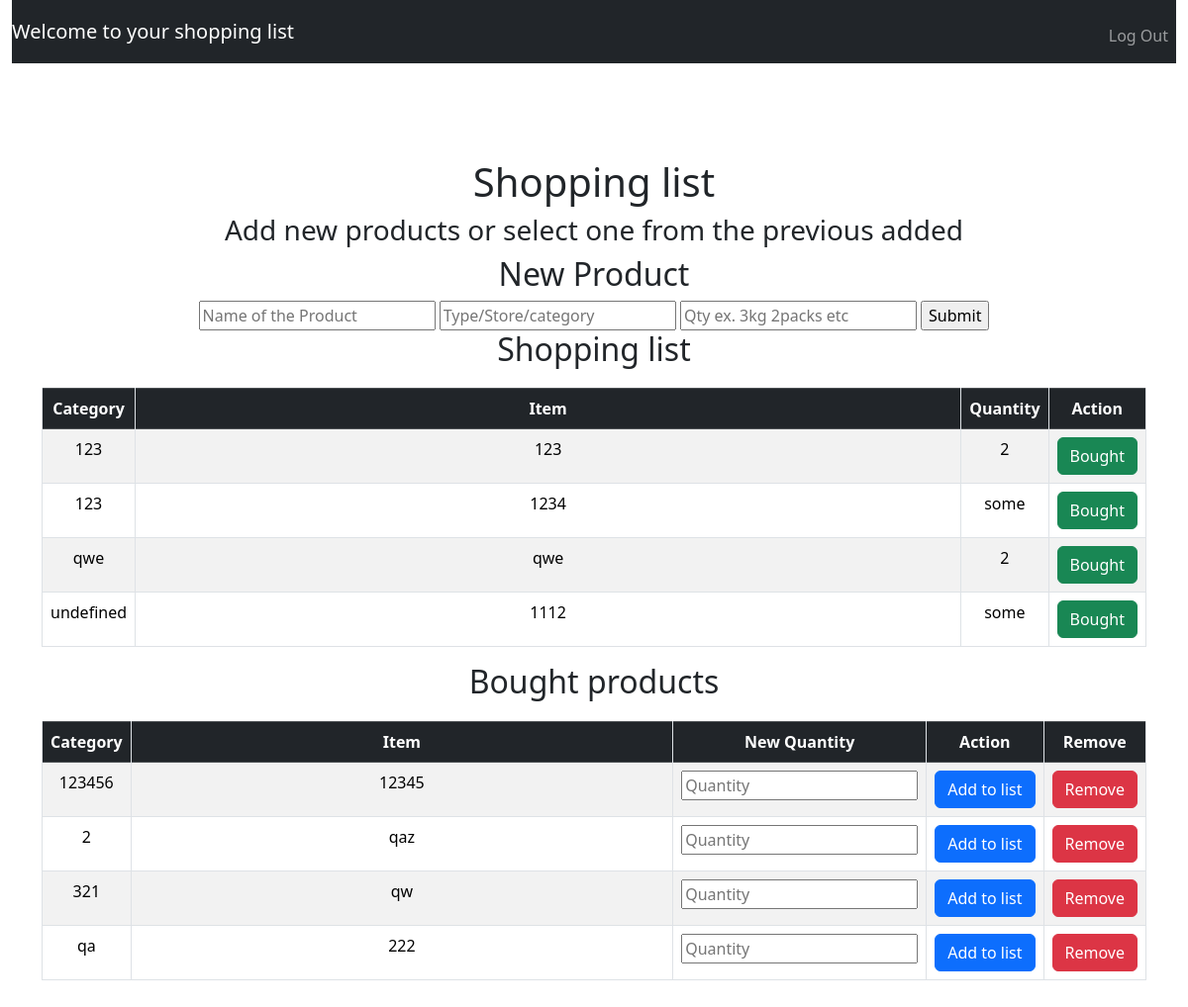
The page / (signed in) on the database its author committed.
### tables this page shows
CREATE TABLE items( id INTEGER PRIMARY KEY AUTOINCREMENT NOT NULL, user_id INTEGER NOT NULL, category_id INTEGER NOT NULL, item TEXT NOT NULL, qty TEXT NOT NULL,  FOREIGN KEY (user_id) REFERENCES users(id) FOREIGN KEY (category_id) REFERENCES category(id));

CREATE TABLE category( id INTEGER PRIMARY KEY AUTOINCREMENT NOT NULL, user_id INTEGER NOT NULL, category TEXT NOT NULL, FOREIGN KEY (user_id) REFERENCES users(id));

### app.py (the view)
@app.route("/", methods=["GET", "POST"])
@login_required
def index():
    if request.method == "POST":
        if 'new_item' in request.form:
            add_item=request.form.get("product")
            add_category=request.form.get("category")
            if not add_item:
                message = "Must provide item name"
                message_type = "warning"
                return redirect(url_for('index', message=message, message_type=message_type))
            if not add_category:
                add_category="undefined"
            add_quantity = request.form.get("quantity") if request.form.get("quantity") else "some"
            category_count = db.execute("SELECT COUNT(ID) FROM category WHERE UPPER(category) = UPPER(:category) AND user_id = :user_id",
                                        category=add_category, user_id=session["user_id"])[0]['COUNT(ID)']
            if  category_count == 0 :
                db.execute("INSERT INTO category (user_id, category) VALUES( :user_id, :category  )",
                       user_id= session["user_id"], category= add_category)
            cat_id = db.execute("SELECT id FROM category WHERE  UPPER(category)  =  UPPER(:category) AND user_id = :user_id"
                       ,category=add_category, user_id=session["user_id"] )[0]['id']
            item_count = db.execute("SELECT COUNT(ID) FROM items WHERE category_id = :cat_id AND user_id = :user_id AND UPPER(item) = UPPER(:item)",
                                    cat_id=cat_id, user_id=session["user_id"], item=add_item)[0]['COUNT(ID)']
            if item_count != 0:
                db.execute("UPDATE items SET qty = :qty WHERE  category_id  =  :category_id AND user_id= :user_id AND  UPPER(item) =  UPPER(:item)",
                    user_id=session["user_id"],
                    category_id=cat_id,
                    item=add_item,
                    qty=add_quantity)
            else:  #add new prodcut to database
                db.execute(
                    "INSERT INTO items (user_id, category_id, item, qty) VALUES (:user_id, :category_id, :item, :qty)",
                    user_id=session["user_id"],
                    category_id=cat_id,
                    item=add_item,
                    qty=add_quantity)
        elif 'mark_as_bought' in request.form:
            item_id = request.form.get("item_id")
            category_id = request.form.get("category_id")
            user_id = session["user_id"]
            item_name = request.form.get("item")
            if item_id and category_id and user_id:
                item_exists = db.execute(
                    "SELECT COUNT(*) FROM items WHERE id = :item_id AND category_id = :category_id AND user_id = :user_id",
                    item_id=item_id, category_id=category_id, user_id=user_id
                )[0]['COUNT(*)']
                if item_exists >= 0:
                    db.execute(
                        "UPDATE items SET qty = '0' WHERE id = :item_id AND user_id = :user_id AND category_id = :category_id ",
                        item_id=item_id, user_id=user_id, category_id=category_id
                    )
                    message= item_name + " marked as bought!"
                    message_type = "success"
                    return redirect(url_for('index', message=message,message_type=message_type))
                else:
                    message= item_name + " Something went wrong"
                    message_type = "danger"
                    return redirect(url_for('index', message=message,message_type=message_type))
            else:
                message= "Something went wrong"
                message_type = "danger"
                return redirect(url_for('index', message=message,message_type=message_type))
        elif 'update_quantity' in request.form:
            item_id = request.form.get('item_id')
            category_id = request.form.get('category_id')
            item = request.form.get('item')
            user_id = session["user_id"]
            new_quantity = request.form.get("new_quantity") if request.form.get("new_quantity") else "some"
            item_exists = db.execute(
                    "SELECT COUNT(*) FROM items WHERE id = :item_id AND category_id = :category_id AND user_id = :user_id",
                    item_id=item_id, category_id=category_id, user_id=user_id)[0]['COUNT(*)']
            if item_exists >= 0:
                db.execute(
                            "UPDATE items SET qty = :new_quantity WHERE id = :item_id AND user_id = :user_id AND category_id = :category_id ",
                            new_quantity=new_quantity,item_id=item_id, user_id=user_id, category_id=category_id)
                message= item + " placed on the shopping list"
                message_type = "success"
                return redirect(url_for('index', message=message,message_type=message_type))
            else:
                message= item + " not found"
                message_type = "danger"
                return redirect(url_for('index', message=message,message_type=message_type))
        elif 'delete_item' in request.form:
            item_id = request.form.get('item_id')
            category_id = request.form.get('category_id')
            user_id = session["user_id"]
            if item_id and category_id:
                db.execute("DELETE FROM items WHERE id = :item_id AND user_id = :user_id",
                           item_id=item_id, user_id=user_id)
                category_empty = db.execute("SELECT COUNT(*) FROM items WHERE category_id = :category_id",
                                            category_id=category_id)[0]['COUNT(*)']
                if category_empty == 0:
                    db.execute("DELETE FROM category WHERE id = :category_id AND user_id = :user_id",
                               category_id=category_id, user_id=user_id)
                message = "Item deleted successfully!"
                message_type = "success"
                return redirect(url_for('index', message=message, message_type=message_type))
        products = db.execute("""
            SELECT items.id AS item_id, category_id, category.category, items.item, items.qty
            FROM items
            JOIN category ON items.category_id = category.id
            WHERE items.user_id = :user_id AND items.qty != '0'
            ORDER BY category.category, items.item
        """, user_id=session["user_id"])
        bought_products = db.execute("""
            SELECT items.id AS item_id, category_id, category.category, items.item, items.qty
            FROM items
            JOIN category ON items.category_id = category.id
            WHERE items.user_id = :user_id AND items.qty = '0'
            ORDER BY category.category, items.item
        """, user_id=session["user_id"])
        categories=db.execute("SELECT DISTINCT category from category WHERE user_id =:user_id",
                        user_id=session["user_id"])
        categories = [category['category'] for category in categories]
        return render_template("index.html", products=products,bought_products=bought_products,categories=categories)
    else:
        products = db.execute("""
            SELECT items.id AS item_id, category_id, category.category, item, qty
            FROM items
            JOIN category ON items.category_id = category.id
            WHERE items.user_id = :user_id AND items.qty != '0'
            ORDER BY category.category, items.item
        """, user_id=session["user_id"])
        bought_products = db.execute("""
            SELECT items.id AS item_id, category_id, category.category, item, qty
            FROM items
            JOIN category ON items.category_id = category.id
            WHERE items.user_id = :user_id AND items.qty = '0'
            ORDER BY category.category, items.item
        """, user_id=session["user_id"])
        categories=db.execute("SELECT DISTINCT category from category WHERE user_id =:user_id",
                        user_id=session["user_id"])
        categories = [category['category'] for category in categories]
        return render_template("index.html", products=products,bought_products=bought_products,categories=categories )

### app.py (called while the page is built)
@app.after_request
def after_request(response):
    response.headers["Cache-Control"] = "no-cache, no-store, must-revalidate"
    response.headers["Expires"] = 0
    response.headers["Pragma"] = "no-cache"
    return response

def login_required(f):
    @wraps(f)
    def decorated_function(*args, **kwargs):
        if session.get("user_id") is None:
            return redirect("/login")
        return f(*args, **kwargs)
    return decorated_function

### templates/index.html (shortened to what this page needs)
{% extends "layout.html" %}
{% block main %}
    <h1>Shopping list</h1>
    <h3>Add new products or select one from the previous added</h3>
    <div class="container">
        <h2>New Product</h2>
        <form id="new_item" action="{{url_for ('index')}}" method="post" display:inline-block>
            <input type = "text" name ="product" id="product"placeholder="Name of the Product" >
            <input type = "text" name ="category" id="category"placeholder="Type/Store/category" list="category_list">
            <input type = "text" name ="quantity" id="quantity"placeholder="Qty ex. 3kg 2packs etc">
            <input  type="submit" name="new_item" value="Submit">
        </form>
    </div>
    <div>
        <h2>Shopping list</h2>
        {% if products %}
        <div class="table-container">
            <table class="table table-striped table-bordered">
                <thead class="table-dark">
                    <tr>
                        <th class="table-expand">Category</th>
                        <th class="table-expand">Item</th>
                        <th class="table-action-col">Quantity</th>
                        <th class="table-action-col">Action</th>
                    </tr>
                </thead>
                <tbody>
                    {% for product in products %}
                    <tr>
                        <td class="table-category">{{ product['category'] }}</td>
                        <td>{{ product['item'] }}</td>
                        <td>{{ product['qty'] }}</td>
                        <td>
                            <form action="{{ url_for('index') }}" method="post" style="display:inline;">
                                <button type="submit" name="mark_as_bought" class="btn btn-success">Bought</button>
                            </form>
                        </td>
                    </tr>
                    {% endfor %}
                </tbody>
            </table>
        </div>
        {% else %}
            <p class="text-center">Nothing to buy.</p>
        {% endif %}
    </div>
    <div>
        <h2>Bought products</h2>
        {% if bought_products %}
        <div class="table-container">
            <table class="table table-striped table-bordered">
                <thead class="table-dark">
                    <tr>
                        <th class="table-expand">Category</th>
                        <th class="table-expand">Item</th>
                        <th class="table-action-col">New Quantity</th>
                        <th class="table-action-col">Action</th>
                        <th class="table-action-col">Remove</th>
                    </tr>
                </thead>
                <tbody>
                    {% for product in bought_products %}
                    <tr>
                        <td  class="table-category">{{ product['category'] }}</td>
                        <td>{{ product['item'] }}</td>
                        <td>
                            <form action="{{ url_for('index') }}" method="post" style="display:inline;">
                                <input type="text" name="new_quantity" placeholder="Quantity" class="nowrap">
                            </form>
                        </td>
                        <td>
                            <form action="{{ url_for('index') }}" method="post" style="display:inline;">
                                <button type="submit" name="update_quantity" class="btn btn-primary nowrap-btn">Add to list</button>
                            </form>
                        </td>
                        <td>
                            <form action="{{ url_for('index') }}" method="post" style="display:inline;">
                                <button type="submit" name="delete_item" class="btn btn-danger nowrap-btn">Remove</button>
                            </form>
                        </td>
                    </tr>
                    {% endfor %}
                </tbody>
            </table>
        </div>
        {% else %}
            <p class="text-center">No items.</p>
        {% endif %}
    </div>
{% endblock %}

### static/styles.css (style rules this page uses)
.table-action-col { width: 1%; white-space: nowrap; text-align: center; }
.table-expand { flex: 1; }
.table td, .table th { padding: 8px; border: 1px solid #dee2e6; }
.table-container { margin-top: 20px; overflow-x: auto; }
.table-category { white-space: nowrap; min-width: 50px; width: 1%; }
.nowrap-btn { white-space: nowrap; }

### rows shown on the page
items: category "123", item "123", qty "2"
items: category "123", item "1234", qty "some"
items: category "qwe", item "qwe", qty "2"
items: category "undefined", item "1112", qty "some"
items: category "123456", item "12345"
items: category "2", item "qaz"
items: category "321", item "qw"
items: category "qa", item "222"
